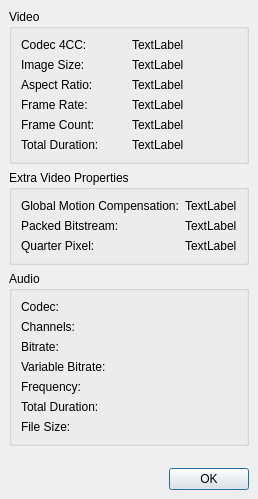
<ui version="4.0" >
 <class>propsDialog</class>
 <widget class="QDialog" name="propsDialog" >
  <property name="geometry" >
   <rect>
    <x>0</x>
    <y>0</y>
    <width>245</width>
    <height>480</height>
   </rect>
  </property>
  <property name="windowTitle" >
   <string>Properties</string>
  </property>
  <layout class="QVBoxLayout" >
   <property name="margin" >
    <number>9</number>
   </property>
   <property name="spacing" >
    <number>6</number>
   </property>
   <item>
    <widget class="QGroupBox" name="groupBox" >
     <property name="title" >
      <string>Video</string>
     </property>
     <property name="flat" >
      <bool>false</bool>
     </property>
     <layout class="QGridLayout" >
      <property name="margin" >
       <number>9</number>
      </property>
      <property name="spacing" >
       <number>6</number>
      </property>
      <item row="3" column="1" >
       <widget class="QLabel" name="labelFrameRate" >
        <property name="text" >
         <string>TextLabel</string>
        </property>
       </widget>
      </item>
      <item row="3" column="0" >
       <widget class="QLabel" name="label_2" >
        <property name="text" >
         <string>Frame Rate:</string>
        </property>
       </widget>
      </item>
      <item row="4" column="1" >
       <widget class="QLabel" name="labelNbOfFrames" >
        <property name="text" >
         <string>TextLabel</string>
        </property>
       </widget>
      </item>
      <item row="4" column="0" >
       <widget class="QLabel" name="label_3" >
        <property name="text" >
         <string>Frame Count: </string>
        </property>
       </widget>
      </item>
      <item row="5" column="1" >
       <widget class="QLabel" name="labelVideoDuration" >
        <property name="text" >
         <string>TextLabel</string>
        </property>
       </widget>
      </item>
      <item row="5" column="0" >
       <widget class="QLabel" name="label_5" >
        <property name="text" >
         <string>Total Duration:</string>
        </property>
       </widget>
      </item>
      <item row="2" column="1" >
       <widget class="QLabel" name="LabelAspectRatio" >
        <property name="text" >
         <string>TextLabel</string>
        </property>
       </widget>
      </item>
      <item row="2" column="0" >
       <widget class="QLabel" name="label_6" >
        <property name="text" >
         <string>Aspect Ratio:</string>
        </property>
       </widget>
      </item>
      <item row="1" column="1" >
       <widget class="QLabel" name="labeImageSize" >
        <property name="text" >
         <string>TextLabel</string>
        </property>
       </widget>
      </item>
      <item row="1" column="0" >
       <widget class="QLabel" name="label" >
        <property name="text" >
         <string>Image Size:</string>
        </property>
       </widget>
      </item>
      <item row="0" column="1" >
       <widget class="QLabel" name="label4CC" >
        <property name="text" >
         <string>TextLabel</string>
        </property>
       </widget>
      </item>
      <item row="0" column="0" >
       <widget class="QLabel" name="label_4" >
        <property name="text" >
         <string>Codec 4CC:</string>
        </property>
       </widget>
      </item>
     </layout>
    </widget>
   </item>
   <item>
    <widget class="QGroupBox" name="groupBox_2" >
     <property name="title" >
      <string>Extra Video Properties</string>
     </property>
     <layout class="QGridLayout" >
      <property name="margin" >
       <number>9</number>
      </property>
      <property name="spacing" >
       <number>6</number>
      </property>
      <item row="0" column="0" >
       <widget class="QLabel" name="label_9" >
        <property name="text" >
         <string>Global Motion Compensation:</string>
        </property>
       </widget>
      </item>
      <item row="1" column="1" >
       <widget class="QLabel" name="LabelPackedBitstream" >
        <property name="text" >
         <string>TextLabel</string>
        </property>
       </widget>
      </item>
      <item row="1" column="0" >
       <widget class="QLabel" name="label_8" >
        <property name="text" >
         <string>Packed Bitstream:</string>
        </property>
       </widget>
      </item>
      <item row="2" column="1" >
       <widget class="QLabel" name="LabelQuarterPixel" >
        <property name="text" >
         <string>TextLabel</string>
        </property>
       </widget>
      </item>
      <item row="2" column="0" >
       <widget class="QLabel" name="label_7" >
        <property name="text" >
         <string>Quarter Pixel:</string>
        </property>
       </widget>
      </item>
      <item row="0" column="1" >
       <widget class="QLabel" name="LabelGMC" >
        <property name="text" >
         <string>TextLabel</string>
        </property>
       </widget>
      </item>
     </layout>
    </widget>
   </item>
   <item>
    <widget class="QGroupBox" name="groupBoxAudio" >
     <property name="title" >
      <string>Audio</string>
     </property>
     <property name="flat" >
      <bool>false</bool>
     </property>
     <layout class="QGridLayout" >
      <property name="margin" >
       <number>9</number>
      </property>
      <property name="spacing" >
       <number>6</number>
      </property>
      <item row="6" column="1" >
       <widget class="QLabel" name="labelFileSize" >
        <property name="text" >
         <string/>
        </property>
       </widget>
      </item>
      <item row="6" column="0" >
       <widget class="QLabel" name="label_16" >
        <property name="text" >
         <string>File Size:</string>
        </property>
       </widget>
      </item>
      <item row="5" column="1" >
       <widget class="QLabel" name="labelAudioDuration" >
        <property name="text" >
         <string/>
        </property>
       </widget>
      </item>
      <item row="5" column="0" >
       <widget class="QLabel" name="label_13" >
        <property name="text" >
         <string>Total Duration:</string>
        </property>
       </widget>
      </item>
      <item row="4" column="0" >
       <widget class="QLabel" name="label_11" >
        <property name="text" >
         <string>Frequency:</string>
        </property>
       </widget>
      </item>
      <item row="4" column="1" >
       <widget class="QLabel" name="labelFrequency" >
        <property name="text" >
         <string/>
        </property>
       </widget>
      </item>
      <item row="3" column="0" >
       <widget class="QLabel" name="label_14" >
        <property name="text" >
         <string>Variable Bitrate:</string>
        </property>
       </widget>
      </item>
      <item row="3" column="1" >
       <widget class="QLabel" name="labelVBR" >
        <property name="text" >
         <string/>
        </property>
       </widget>
      </item>
      <item row="2" column="1" >
       <widget class="QLabel" name="labelBitrate" >
        <property name="text" >
         <string/>
        </property>
       </widget>
      </item>
      <item row="2" column="0" >
       <widget class="QLabel" name="label_15" >
        <property name="text" >
         <string>Bitrate:</string>
        </property>
       </widget>
      </item>
      <item row="1" column="1" >
       <widget class="QLabel" name="labelChannels" >
        <property name="text" >
         <string/>
        </property>
       </widget>
      </item>
      <item row="1" column="0" >
       <widget class="QLabel" name="label_10" >
        <property name="text" >
         <string>Channels:</string>
        </property>
       </widget>
      </item>
      <item row="0" column="1" >
       <widget class="QLabel" name="labelACodec" >
        <property name="text" >
         <string/>
        </property>
       </widget>
      </item>
      <item row="0" column="0" >
       <widget class="QLabel" name="label_12" >
        <property name="text" >
         <string>Codec:</string>
        </property>
       </widget>
      </item>
     </layout>
    </widget>
   </item>
   <item>
    <spacer>
     <property name="orientation" >
      <enum>Qt::Vertical</enum>
     </property>
     <property name="sizeType" >
      <enum>QSizePolicy::Fixed</enum>
     </property>
     <property name="sizeHint" >
      <size>
       <width>20</width>
       <height>16</height>
      </size>
     </property>
    </spacer>
   </item>
   <item>
    <widget class="QDialogButtonBox" name="buttonBox" >
     <property name="orientation" >
      <enum>Qt::Horizontal</enum>
     </property>
     <property name="standardButtons" >
      <set>QDialogButtonBox::Ok</set>
     </property>
    </widget>
   </item>
  </layout>
 </widget>
 <resources/>
 <connections>
  <connection>
   <sender>buttonBox</sender>
   <signal>accepted()</signal>
   <receiver>propsDialog</receiver>
   <slot>accept()</slot>
   <hints>
    <hint type="sourcelabel" >
     <x>130</x>
     <y>486</y>
    </hint>
    <hint type="destinationlabel" >
     <x>130</x>
     <y>267</y>
    </hint>
   </hints>
  </connection>
 </connections>
</ui>
